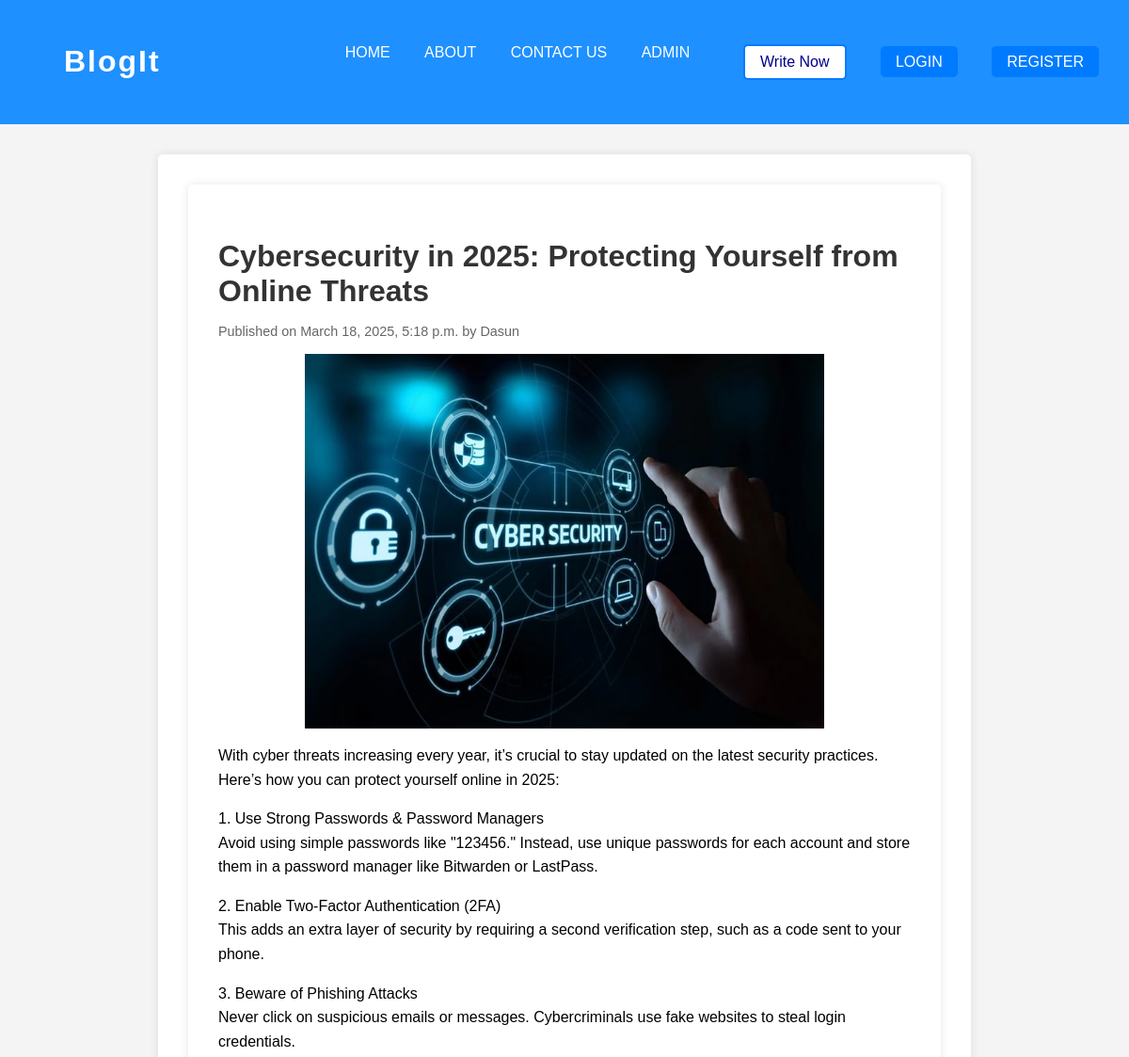
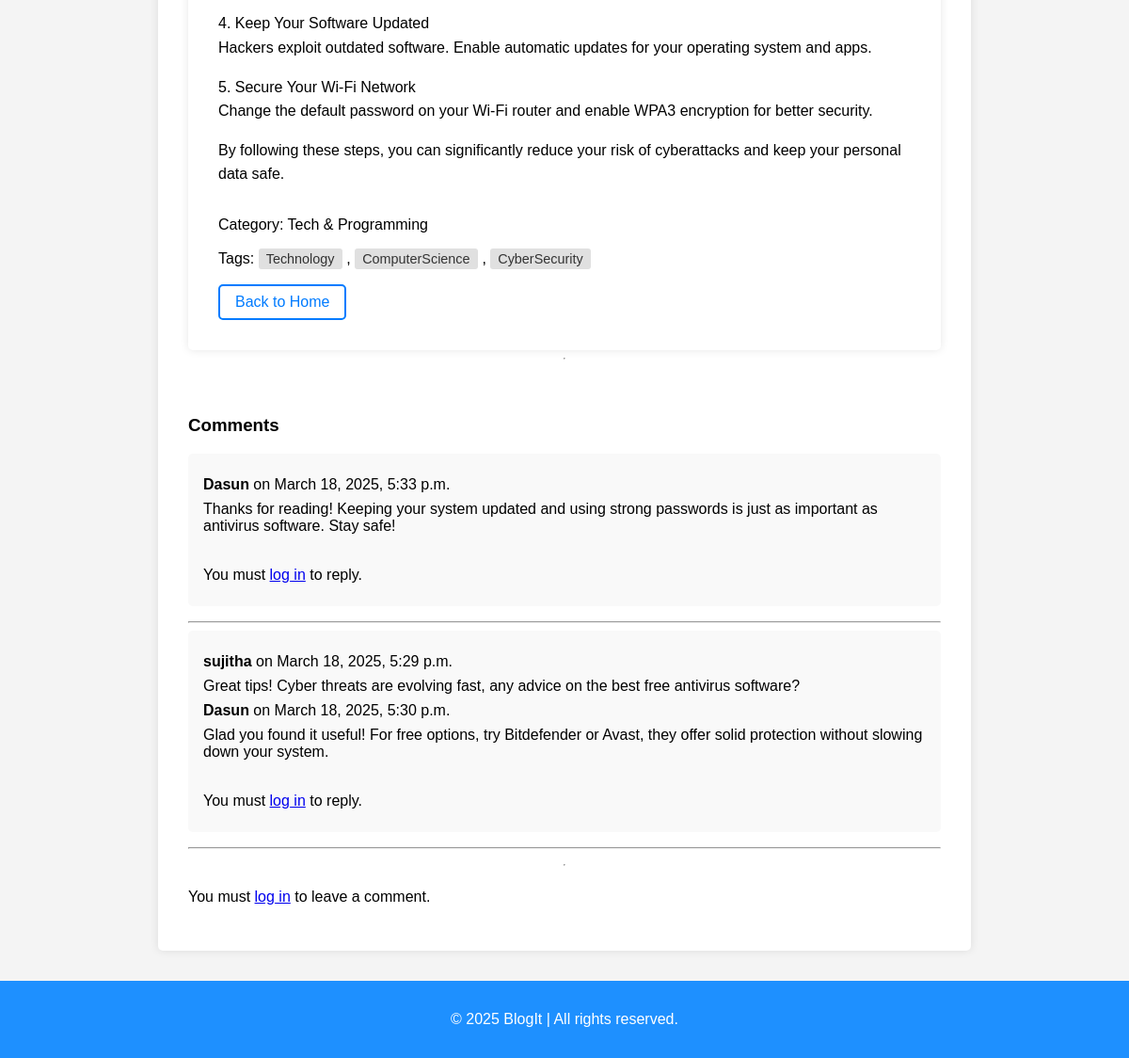
The page /post/22/ on the database its author committed (2 pictures, top to bottom).
### blog/models.py (models this page shows, shortened)
class Post(models.Model):
    title = models.CharField(max_length=200)
    content = models.TextField()
    image = models.ImageField(upload_to='blog_images/', blank=True, null=True)
    date_posted = models.DateTimeField(default=timezone.now())
    author = models.ForeignKey(User, on_delete=models.CASCADE)
    tags = TaggableManager()
    category = models.ForeignKey(Category, on_delete=models.SET_NULL, null=True, blank=True)

class Category(models.Model):
    name = models.CharField(max_length=100)

class Comment(models.Model):
    post = models.ForeignKey(Post, related_name='comments', on_delete=models.CASCADE)  # Link to the Post model
    author = models.ForeignKey(User, on_delete=models.CASCADE)  # Link to the User model
    content = models.TextField()
    date_posted = models.DateTimeField(auto_now_add=True)

class Reply(models.Model):
    comment = models.ForeignKey(Comment, related_name='replies', on_delete=models.CASCADE)  # Link to the Comment model
    author = models.ForeignKey(User, on_delete=models.CASCADE)  # Link to the User model
    content = models.TextField()
    date_posted = models.DateTimeField(auto_now_add=True)

### blog/views.py (the view, shortened to what this page needs)
# urls.py: path('post/<int:pk>/', PostDetailView.as_view(), name = 'blog-detail'),
class PostDetailView(DetailView):
    model = Post
    template_name = 'blog/post_detail.html'
    context_object_name = 'posts'
    def get_context_data(self, **kwargs):
        context = super().get_context_data(**kwargs)
        context['comments'] = Comment.objects.filter(post=self.object).order_by('-date_posted')  # Get comments for the post
        context['comment_form'] = CommentForm()  # Add the comment form to the context
        context['reply_form'] = ReplyForm()  # Add the reply form to the context
        return context

### blog/templates/blog/post_detail.html (shortened to what this page needs)
{% extends 'blog/base.html' %}
{% block content %}
    <div class="container">
        <div class="post-card">
            <h2 class="post-title">{{ object.title }}</h2>
            <p class="post-meta">Published on {{ object.date_posted|date:"F j, Y, g:i a" }} by {{ object.author }}</p>
            {% if object.image %}
                 <img class="image" src="{{ object.image.url }}" alt="{{ object.title }}" style="max-width: 75%; height: auto;">
            {% endif %}
            <div class="post-content">
                {{ object.content|linebreaks }}
            </div>
            <p>Category: {{ object.category.name }}</p>
            <p>Tags:
            {% if object.tags.exists %}
                {% for tag in object.tags.all %}
                    <span class="tag">{{ tag.name }}</span>{% if not forloop.last %}, {% endif %}
                {% endfor %}
            {% else %}
                <span class="no-tags">No tags available</span>
            {% endif %}
            </p>
            <a href="{% url 'home' %}" class="abtn">Back to Home</a>
        </div>
        <hr>
   <div class="comments-section">
        <h3>Comments</h3>
        {% for comment in comments %}
            <div class="comment">
                <p><strong>{{ comment.author }}</strong> on {{ comment.date_posted|date:"F j, Y, g:i a" }}</p>
                <p>{{ comment.content }}</p>
                <div class="replies">
                    {% for reply in comment.replies.all %}
                        <div class="reply">
                            <p><strong>{{ reply.author }}</strong> on {{ reply.date_posted|date:"F j, Y, g:i a" }}</p>
                            <p>{{ reply.content }}</p>
                        </div>
                    {% endfor %}
                </div>
                <br>
                {% if user.is_authenticated %}
                    <form method="post" class="reply-form">
                        {% csrf_token %}
                        {{ reply_form.as_p }}
                        <input type="hidden" name="comment_id" value="{{ comment.id }}">
                        <button type="submit" name="reply_submit" class="abtn">Reply</button>
                    </form>
                {% else %}
                    <p>You must <a href="{% url 'login' %}">log in</a> to reply.</p>
                {% endif %}
            </div>
            <hr>
        {% empty %}
            <p>No comments yet. Be the first to comment!</p>
        {% endfor %}
    </div>
    <hr>
    {% if user.is_authenticated %}
        <div class="comment-form">
            <h3>Leave a Comment</h3>
            <form method="post">
                {% csrf_token %}
                {{ comment_form.as_p }}
                <button type="submit" name="comment_submit" class="abtn">Post Comment</button>
            </form>
        </div>
    {% else %}
        <p>You must <a href="{% url 'login' %}">log in</a> to leave a comment.</p>
    {% endif %}
{% endblock %}

### blog/static/blog/main.css (style rules this page uses)
body { font-family: Arial, sans-serif; margin: 0; padding: 0; background-color: #f4f4f4; display: flex; flex-direction: column; min-height: 100vh; }
.container { display: flex; flex-direction: column; flex: 1; }
.container { max-width: 800px; margin: 0 auto; padding: 2rem; background-color: #fff; border-radius: 5px; box-shadow: 0 0 10px rgba(0, 0, 0, 0.1); }
.post-card { padding: 2rem; background-color: #fff; border-radius: 5px; box-shadow: 0 0 10px rgba(0, 0, 0, 0.1); }
.post-title { margin-bottom: 1rem; font-size: 2rem; color: #333; }
.post-meta { margin-bottom: 1rem; color: #666; font-size: 0.9rem; }
.post-content { margin-bottom: 2rem; line-height: 1.6; }
.abtn { display: inline-block; padding: 0.5rem 1rem; background-color: transparent; color: #007bff; border: 2px solid #007bff; border-radius: 5px; text-decoration: none; font-size: 1rem; cursor: pointer; text-align: center; transition: background-color 0.3s ease, color 0.3s ease; }
.tag { display: inline-block; background-color: #e0e0e0; color: #333; padding: 0.2rem 0.5rem; border-radius: 3px; margin-right: 0.3rem; font-size: 0.9rem; }
.comments-section { margin-top: 2rem; }
.comment { margin-bottom: 1rem; padding: 1rem; background-color: #f9f9f9; border-radius: 5px; }
.comment p { margin: 0.5rem 0; }
.image { display: block; margin: 0 auto; max-width: 100%; height: auto; }

### rows shown on the page
Post: title "Cybersecurity in 2025: Protecting Yourself from Online Threats", date_posted "March 18, 2025, 5:18 p.m.", author "Dasun", image (picture), content "With cyber threats increasing every year, it’s crucial to stay updated on the latest security practices. Here’s how you can protect yourself online in 2025: 1. Use Strong Passwords & Password Managers Avoid using simple passwords like \"123456.\" Instead, use unique passwords for each account and store them in a password manager like Bitwarden or LastPass. 2. Enable Two-Factor Authentication (2FA) This adds an extra layer of security by requiring a second verification step, such as a code sent to your phone. 3. Beware of Phishing Attacks Never click on suspicious emails or messages. Cybercriminals use fake websites to steal login credentials. 4. Keep Your Software Updated Hackers exploit…", category.name "Tech & Programming"
Tag: name "Technology"
Tag: name "ComputerScience"
Tag: name "CyberSecurity"
Comment: author "Dasun", date_posted "March 18, 2025, 5:33 p.m.", content "Thanks for reading! Keeping your system updated and using strong passwords is just as important as antivirus software. Stay safe!"
Comment: author "sujitha", date_posted "March 18, 2025, 5:29 p.m.", content "Great tips! Cyber threats are evolving fast, any advice on the best free antivirus software?"
Reply: author "Dasun", date_posted "March 18, 2025, 5:30 p.m.", content "Glad you found it useful! For free options, try Bitdefender or Avast, they offer solid protection without slowing down your system."
